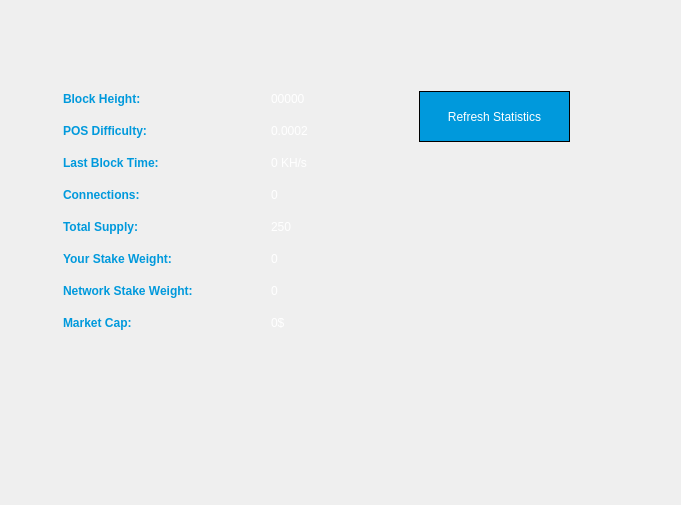
<?xml version="1.0" encoding="UTF-8"?>
<ui version="4.0">
 <class>StatisticsPage</class>
 <widget class="QWidget" name="StatisticsPage">
  <property name="windowModality">
   <enum>Qt::NonModal</enum>
  </property>
  <property name="geometry">
   <rect>
    <x>0</x>
    <y>0</y>
    <width>681</width>
    <height>505</height>
   </rect>
  </property>
  <property name="windowTitle">
   <string>Digging</string>
  </property>
  <property name="styleSheet">
   <string notr="true">color:#505050;
font-family:'Arial Narrow';</string>
  </property>
  <layout class="QGridLayout" name="gridLayout">
   <property name="sizeConstraint">
    <enum>QLayout::SetMaximumSize</enum>
   </property>
   <property name="leftMargin">
    <number>52</number>
   </property>
   <property name="rightMargin">
    <number>22</number>
   </property>
   <item row="5" column="0">
    <widget class="QFrame" name="gridFrame_2">
     <layout class="QGridLayout" name="gridLayout_4">
      <item row="2" column="0" rowspan="2">
       <layout class="QFormLayout" name="formLayout_2">
        <property name="fieldGrowthPolicy">
         <enum>QFormLayout::FieldsStayAtSizeHint</enum>
        </property>
        <property name="horizontalSpacing">
         <number>78</number>
        </property>
        <property name="verticalSpacing">
         <number>18</number>
        </property>
        <property name="rightMargin">
         <number>0</number>
        </property>
        <item row="1" column="0">
         <widget class="QLabel" name="label_14">
          <property name="styleSheet">
           <string notr="true">color:#0099dc</string>
          </property>
          <property name="text">
           <string>&lt;html&gt;&lt;head/&gt;&lt;body&gt;&lt;p&gt;&lt;span style=&quot; font-weight:600;&quot;&gt;Block Height:&lt;/span&gt;&lt;/p&gt;&lt;/body&gt;&lt;/html&gt;</string>
          </property>
         </widget>
        </item>
        <item row="1" column="1">
         <widget class="QLabel" name="heightBox">
          <property name="styleSheet">
           <string notr="true">color:#fff</string>
          </property>
          <property name="text">
           <string>00000</string>
          </property>
         </widget>
        </item>
        <item row="2" column="0">
         <widget class="QLabel" name="label_9">
          <property name="styleSheet">
           <string notr="true">color:#0099dc</string>
          </property>
          <property name="text">
           <string>&lt;html&gt;&lt;head/&gt;&lt;body&gt;&lt;p&gt;&lt;span style=&quot; font-weight:600;&quot;&gt;POS Difficulty:&lt;/span&gt;&lt;/p&gt;&lt;/body&gt;&lt;/html&gt;</string>
          </property>
         </widget>
        </item>
        <item row="2" column="1">
         <widget class="QLabel" name="diffBox2">
          <property name="styleSheet">
           <string notr="true">color:#fff</string>
          </property>
          <property name="text">
           <string>0.0002</string>
          </property>
         </widget>
        </item>
        <item row="3" column="0">
         <widget class="QLabel" name="label3_2">
          <property name="sizePolicy">
           <sizepolicy hsizetype="Preferred" vsizetype="Maximum">
            <horstretch>0</horstretch>
            <verstretch>0</verstretch>
           </sizepolicy>
          </property>
          <property name="styleSheet">
           <string notr="true">color:#0099dc</string>
          </property>
          <property name="text">
           <string>&lt;html&gt;&lt;head/&gt;&lt;body&gt;&lt;p&gt;&lt;span style=&quot; font-weight:600;&quot;&gt;Last Block Time:&lt;/span&gt;&lt;/p&gt;&lt;/body&gt;&lt;/html&gt;</string>
          </property>
         </widget>
        </item>
        <item row="3" column="1">
         <widget class="QLabel" name="localBox">
          <property name="styleSheet">
           <string notr="true">color:#fff</string>
          </property>
          <property name="text">
           <string>0 KH/s</string>
          </property>
         </widget>
        </item>
        <item row="4" column="0">
         <widget class="QLabel" name="label1_2">
          <property name="styleSheet">
           <string notr="true">color:#0099dc</string>
          </property>
          <property name="text">
           <string>&lt;html&gt;&lt;head/&gt;&lt;body&gt;&lt;p&gt;&lt;span style=&quot; font-weight:600;&quot;&gt;Connections:&lt;/span&gt;&lt;/p&gt;&lt;/body&gt;&lt;/html&gt;</string>
          </property>
         </widget>
        </item>
        <item row="4" column="1">
         <widget class="QLabel" name="connectionBox">
          <property name="styleSheet">
           <string notr="true">color:#fff</string>
          </property>
          <property name="text">
           <string>0</string>
          </property>
         </widget>
        </item>
        <item row="5" column="0">
         <widget class="QLabel" name="label_8">
          <property name="styleSheet">
           <string notr="true">color:#0099dc</string>
          </property>
          <property name="text">
           <string>&lt;html&gt;&lt;head/&gt;&lt;body&gt;&lt;p&gt;&lt;span style=&quot; font-weight:600;&quot;&gt;Total Supply:&lt;/span&gt;&lt;/p&gt;&lt;/body&gt;&lt;/html&gt;</string>
          </property>
         </widget>
        </item>
        <item row="5" column="1">
         <widget class="QLabel" name="volumeBox">
          <property name="styleSheet">
           <string notr="true">color:#fff</string>
          </property>
          <property name="text">
           <string>250</string>
          </property>
         </widget>
        </item>
        <item row="6" column="0">
         <widget class="QLabel" name="label_10">
          <property name="styleSheet">
           <string notr="true">color:#0099dc</string>
          </property>
          <property name="text">
           <string>&lt;html&gt;&lt;head/&gt;&lt;body&gt;&lt;p&gt;&lt;span style=&quot; font-weight:600;&quot;&gt;Your Stake Weight:&lt;/span&gt;&lt;/p&gt;&lt;/body&gt;&lt;/html&gt;</string>
          </property>
         </widget>
        </item>
        <item row="6" column="1">
         <widget class="QLabel" name="minBox">
          <property name="styleSheet">
           <string notr="true">color:#fff</string>
          </property>
          <property name="text">
           <string>0</string>
          </property>
         </widget>
        </item>
        <item row="7" column="0">
         <widget class="QLabel" name="label_11">
          <property name="styleSheet">
           <string notr="true">color:#0099dc</string>
          </property>
          <property name="text">
           <string>&lt;html&gt;&lt;head/&gt;&lt;body&gt;&lt;p&gt;&lt;span style=&quot; font-weight:600;&quot;&gt;Network Stake Weight:&lt;/span&gt;&lt;/p&gt;&lt;/body&gt;&lt;/html&gt;</string>
          </property>
         </widget>
        </item>
        <item row="7" column="1">
         <widget class="QLabel" name="maxBox">
          <property name="styleSheet">
           <string notr="true">color:#fff</string>
          </property>
          <property name="text">
           <string>0</string>
          </property>
         </widget>
        </item>
        <item row="8" column="0">
         <widget class="QLabel" name="label_17">
          <property name="styleSheet">
           <string notr="true">color:#0099dc</string>
          </property>
          <property name="text">
           <string>&lt;html&gt;&lt;head/&gt;&lt;body&gt;&lt;p&gt;&lt;span style=&quot; font-weight:600;&quot;&gt;Market Cap:&lt;/span&gt;&lt;/p&gt;&lt;/body&gt;&lt;/html&gt;</string>
          </property>
         </widget>
        </item>
        <item row="8" column="1">
         <widget class="QLabel" name="marketcap">
          <property name="styleSheet">
           <string notr="true">color:#fff</string>
          </property>
          <property name="text">
           <string>0$</string>
          </property>
         </widget>
        </item>
       </layout>
      </item>
     </layout>
    </widget>
   </item>
   <item row="1" column="0" colspan="2">
    <layout class="QVBoxLayout" name="verticalLayout">
     <item>
      <widget class="QLabel" name="label_2">
       <property name="text">
        <string>&lt;html&gt;&lt;head/&gt;&lt;body&gt;&lt;p align=&quot;center&quot;&gt;&lt;img src=&quot;:/icons/res/icons/statisticst.png&quot;/&gt;&lt;/p&gt;&lt;/body&gt;&lt;/html&gt;</string>
       </property>
      </widget>
     </item>
    </layout>
   </item>
   <item row="0" column="0" colspan="2">
    <spacer name="verticalSpacer_3">
     <property name="orientation">
      <enum>Qt::Vertical</enum>
     </property>
     <property name="sizeType">
      <enum>QSizePolicy::Fixed</enum>
     </property>
     <property name="sizeHint" stdset="0">
      <size>
       <width>20</width>
       <height>10</height>
      </size>
     </property>
    </spacer>
   </item>
   <item row="2" column="0" colspan="2">
    <spacer name="verticalSpacer_2">
     <property name="orientation">
      <enum>Qt::Vertical</enum>
     </property>
     <property name="sizeType">
      <enum>QSizePolicy::Fixed</enum>
     </property>
     <property name="sizeHint" stdset="0">
      <size>
       <width>20</width>
       <height>40</height>
      </size>
     </property>
    </spacer>
   </item>
   <item row="6" column="0">
    <spacer name="verticalSpacer">
     <property name="orientation">
      <enum>Qt::Vertical</enum>
     </property>
     <property name="sizeHint" stdset="0">
      <size>
       <width>20</width>
       <height>10</height>
      </size>
     </property>
    </spacer>
   </item>
   <item row="5" column="1" rowspan="2">
    <widget class="QFrame" name="frame">
     <property name="minimumSize">
      <size>
       <width>260</width>
       <height>0</height>
      </size>
     </property>
     <widget class="QPushButton" name="startButton">
      <property name="geometry">
       <rect>
        <x>60</x>
        <y>10</y>
        <width>151</width>
        <height>51</height>
       </rect>
      </property>
      <property name="sizePolicy">
       <sizepolicy hsizetype="Fixed" vsizetype="Fixed">
        <horstretch>0</horstretch>
        <verstretch>0</verstretch>
       </sizepolicy>
      </property>
      <property name="minimumSize">
       <size>
        <width>120</width>
        <height>40</height>
       </size>
      </property>
      <property name="styleSheet">
       <string notr="true">background:#0099dc;border:1px solid black; color:#fff</string>
      </property>
      <property name="text">
       <string>Refresh Statistics</string>
      </property>
     </widget>
    </widget>
   </item>
  </layout>
 </widget>
 <layoutdefault spacing="6" margin="11"/>
 <resources/>
 <connections/>
</ui>
